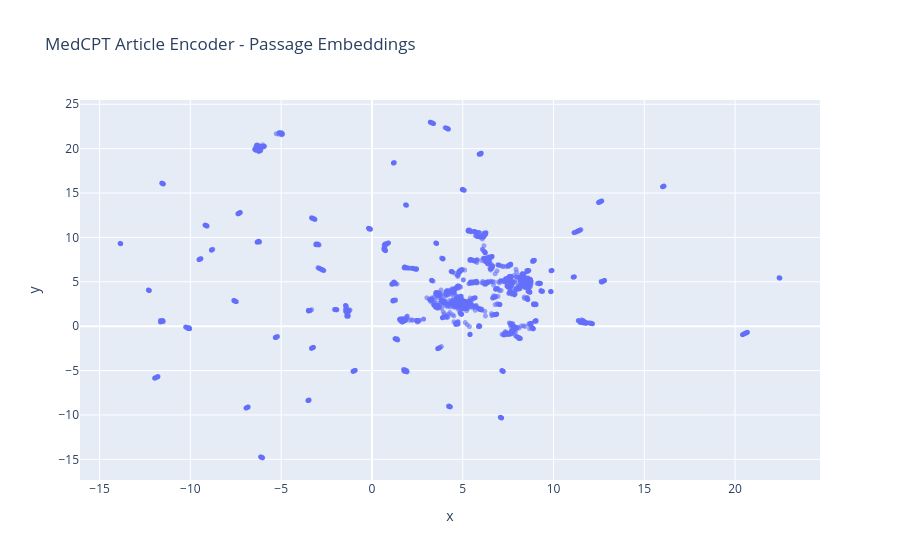

Notebook code cell kept with this figure:
### Code cell
# Create a DataFrame for visualisation
plot_df = pd.DataFrame({
    "x": coords[:, 0],
    "y": coords[:, 1],
    "pmcid": passages["pmcid"].values,
    "section": passages["section"].astype(str).values,
    "text": passages["text"].str[:300].values
})

# Plot the passage embeddings
fig = px.scatter(
    plot_df,
    x="x",
    y="y",
    hover_data=["pmcid", "section", "text"],
    title="MedCPT Article Encoder - Passage Embeddings",
    opacity=0.6
)

# Set the marker size
fig.update_traces(marker=dict(size=5))

fig.show()

### Figure 1 — Plotly figure (JSON) as saved in the notebook; plotly's stock layout.template omitted (floating-point values rounded to 4 significant figures; data arrays with more than 128 entries replaced by an {"elided": "..."} marker saying what was removed)
{"data": [{"customdata": {"elided": "4131x3 str values"}, "hovertemplate": "x=%{x}<br>y=%{y}<br>pmcid=%{customdata[0]}<br>section=%{customdata[1]}<br>text=%{customdata[2]}<extra></extra>", "legendgroup": "", "marker": {"color": "#636efa", "opacity": 0.6, "size": 5, "symbol": "circle"}, "mode": "markers", "name": "", "showlegend": false, "type": "scattergl", "x": {"elided": "4131 float values"}, "xaxis": "x", "y": {"elided": "4131 float values"}, "yaxis": "y"}], "layout": {"legend": {"tracegroupgap": 0}, "title": {"text": "MedCPT Article Encoder - Passage Embeddings"}, "xaxis": {"anchor": "y", "domain": [0, 1], "title": {"text": "x"}}, "yaxis": {"anchor": "x", "domain": [0, 1], "title": {"text": "y"}}}}
